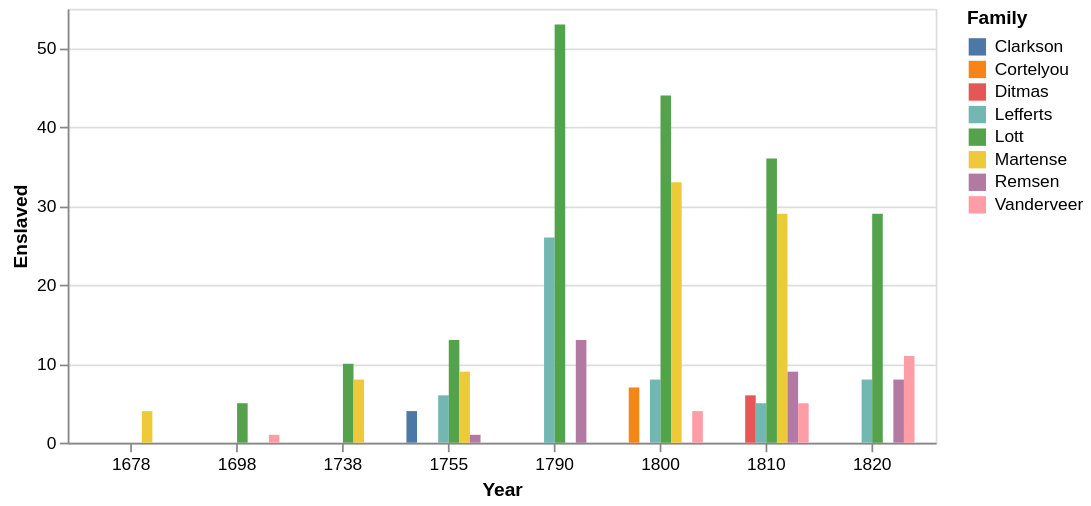

Write notebook code for a chart like this one.
### Code cell
families_bar

### Figure 1 — Vega-Lite specification as saved in the notebook (floating-point values rounded to 4 significant figures)
{"config": {"view": {"continuousWidth": 300, "continuousHeight": 300}}, "data": {"name": "data-fdb6892a0968f974d858c48e89979ca2"}, "mark": {"type": "bar"}, "encoding": {"color": {"field": "Family", "type": "nominal"}, "tooltip": [{"field": "Family", "type": "nominal"}, {"field": "Enslaved", "type": "quantitative"}], "x": {"field": "Year", "timeUnit": "year", "title": "Year", "type": "nominal"}, "xOffset": {"field": "Family", "type": "nominal"}, "y": {"field": "Enslaved", "type": "quantitative"}}, "height": 250, "width": 500, "$schema": "https://vega.github.io/schema/vega-lite/v6.1.0.json", "datasets": {"data-fdb6892a0968f974d858c48e89979ca2": [{"Year": "1678-01-01T00:00:00", "Family": "Martense", "Enslaved": 4.0}, {"Year": "1698-01-01T00:00:00", "Family": "Lott", "Enslaved": 5.0}, {"Year": "1698-01-01T00:00:00", "Family": "Vanderveer", "Enslaved": 1.0}, {"Year": "1738-01-01T00:00:00", "Family": "Lott", "Enslaved": 10.0}, {"Year": "1738-01-01T00:00:00", "Family": "Martense", "Enslaved": 8.0}, {"Year": "1755-01-01T00:00:00", "Family": "Clarkson", "Enslaved": 4.0}, {"Year": "1755-01-01T00:00:00", "Family": "Lefferts", "Enslaved": 6.0}, {"Year": "1755-01-01T00:00:00", "Family": "Lott", "Enslaved": 13.0}, {"Year": "1755-01-01T00:00:00", "Family": "Martense", "Enslaved": 9.0}, {"Year": "1755-01-01T00:00:00", "Family": "Remsen", "Enslaved": 1.0}, {"Year": "1790-01-01T00:00:00", "Family": "Lefferts", "Enslaved": 26.0}, {"Year": "1790-01-01T00:00:00", "Family": "Lott", "Enslaved": 53.0}, {"Year": "1790-01-01T00:00:00", "Family": "Remsen", "Enslaved": 13.0}, {"Year": "1800-01-01T00:00:00", "Family": "Cortelyou", "Enslaved": 7.0}, {"Year": "1800-01-01T00:00:00", "Family": "Lefferts", "Enslaved": 8.0}, {"Year": "1800-01-01T00:00:00", "Family": "Lott", "Enslaved": 44.0}, {"Year": "1800-01-01T00:00:00", "Family": "Martense", "Enslaved": 33.0}, {"Year": "1800-01-01T00:00:00", "Family": "Vanderveer", "Enslaved": 4.0}, {"Year": "1810-01-01T00:00:00", "Family": "Ditmas", "Enslaved": 6.0}, {"Year": "1810-01-01T00:00:00", "Family": "Lefferts", "Enslaved": 5.0}, {"Year": "1810-01-01T00:00:00", "Family": "Lott", "Enslaved": 36.0}, {"Year": "1810-01-01T00:00:00", "Family": "Martense", "Enslaved": 29.0}, {"Year": "1810-01-01T00:00:00", "Family": "Remsen", "Enslaved": 9.0}, {"Year": "1810-01-01T00:00:00", "Family": "Vanderveer", "Enslaved": 5.0}, {"Year": "1820-01-01T00:00:00", "Family": "Lefferts", "Enslaved": 8.0}, {"Year": "1820-01-01T00:00:00", "Family": "Lott", "Enslaved": 29.0}, {"Year": "1820-01-01T00:00:00", "Family": "Remsen", "Enslaved": 8.0}, {"Year": "1820-01-01T00:00:00", "Family": "Vanderveer", "Enslaved": 11.0}]}}
